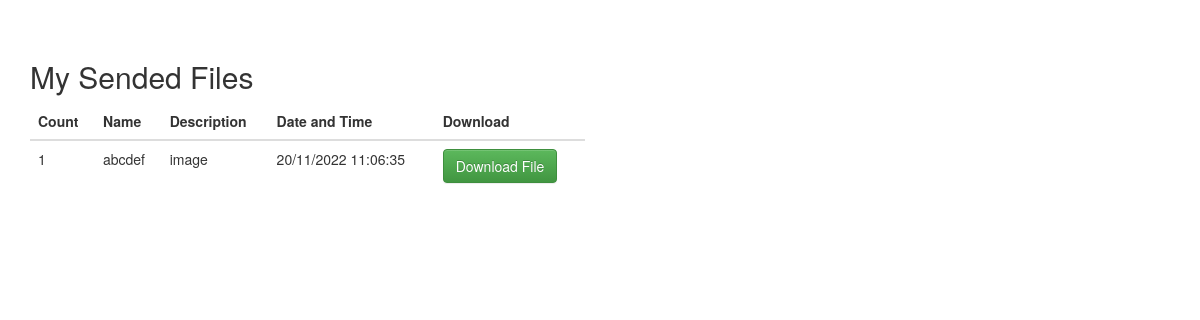
The page /view_group_files/15d57b2e-4b36-4042-80b7-7f617e143acb on the database its author committed.
### tables this page shows
CREATE TABLE user_groups (id VARCHAR(255) PRIMARY KEY,group_id VARCHAR(255), user_id VARCHAR(255),file_path VARCHAR(255),name VARCHAR(255),description VARCHAR(255),current_dt VARCHAR(255));

### app.py (the view)
@app.route("/view_group_files/<string:group_id>")
def view_group_files(group_id):
    userID = request.cookies.get('userID')
    conn = sqlite3.connect('user.db')
    cur = conn.cursor()
    query = f"select * from user_groups where group_id='{group_id}'"
    cur.execute(query)
    rows = cur.fetchall()
    print(rows)
    conn.commit()
    conn.close()
    return render_template("view_group_files.html",records = rows)

### templates/view_group_files.html (shortened to what this page needs)
<!DOCTYPE html>
<html lang="en">
<head>
    <link rel="stylesheet" href="https://cdnjs.cloudflare.com/ajax/libs/meyer-reset/2.0/reset.min.css">
    <link rel="stylesheet" href="https://maxcdn.bootstrapcdn.com/bootstrap/3.3.7/css/bootstrap.min.css">
    <link rel="stylesheet" href="https://maxcdn.bootstrapcdn.com/bootstrap/3.3.7/css/bootstrap-theme.min.css">
</head>
<body>
    <div class="container">
        <div class="row" style="margin-top: 40px">
            <div class="col-md-6">
                <h2>My Sended Files</h2>
                <table class="table table-dark table-hover">
                    <thead>
                        <th>
                            Count
                        </th>
                        <th>
                            Name
                        </th>
                        <th>
                            Description
                        </th>
                        <th>
                            Date and Time
                        </th>
                        <th>
                            Download
                        </th>
                    </thead>
                    <tbody>
                        {% set a=1 %}
                            {% for record in records %}
                        <tr>
                            <td>
                                {{ a }}
                            </td>
                            <td>
                                {{ record[4]}}
                            </td>
                            <td>
                                {{ record[5]}}
                            </td>
                            <td>
                                {{ record[6]}}
                            </td>
                                <td><a class="btn btn-success" href="{{ url_for('download_group_file',id=record[0]) }}"> Download File</a></td>
                        </tr>
                        {% set a=a+1 %}
                        {% endfor %}
                    </tbody>
                </table>
            </div>
        </div>
    </div>
</body>
</html>

### rows shown on the page
user_groups: a "1", name "abcdef", description "image", current_dt "20/11/2022 11:06:35"
